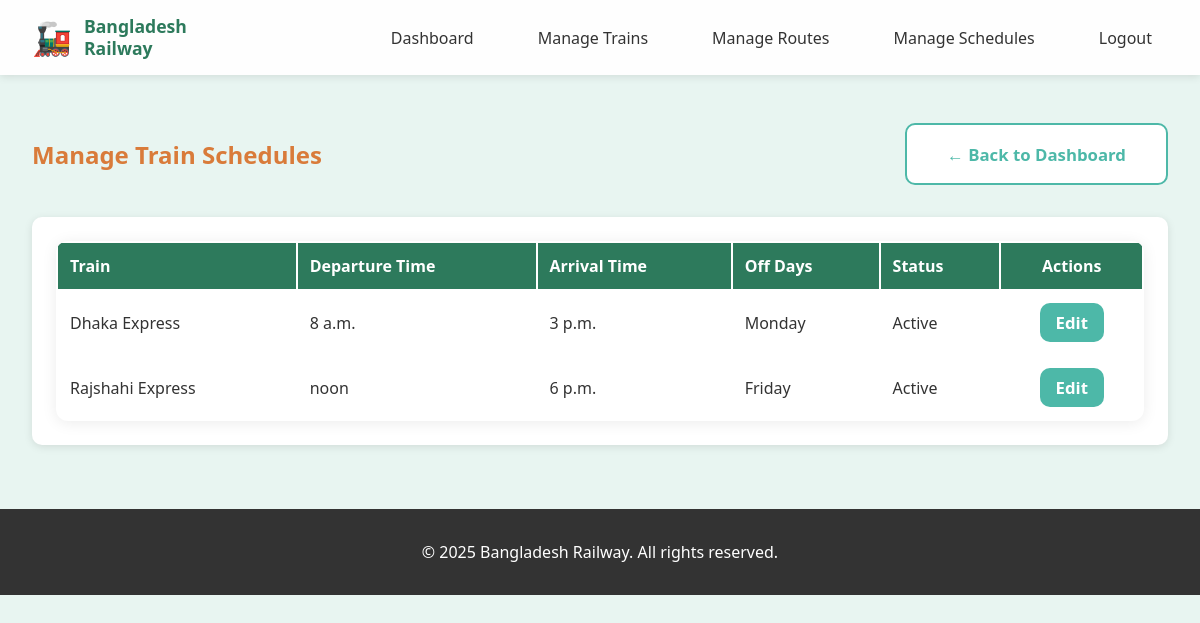
The app's page /manage/schedules/ (signed in) with its own data.
### trains/models.py (models this page shows, shortened)
class TrainSchedule(models.Model):
    train = models.OneToOneField(Train, on_delete=models.CASCADE, related_name='schedule')
    departure_time = models.TimeField(help_text="Default departure time")
    arrival_time = models.TimeField(help_text="Default arrival time at final destination")
    off_days = models.CharField(max_length=100, blank=True, null=True,
                                 help_text="Days when train doesn't run (e.g., Sunday,Monday)")
    status = models.CharField(max_length=20, default='active',
                              choices=[('active', 'Active'), ('suspended', 'Suspended')])
    class Meta:
        verbose_name = 'Train Schedule'
        verbose_name_plural = 'Train Schedules'

class Train(models.Model):
    CLASS_CHOICES = (
        ('AC', 'Air Conditioned'),
        ('Non-AC', 'Non Air Conditioned'),
        ('Sleeper', 'Sleeper'),
    )
    train_number = models.CharField(max_length=10, unique=True)
    train_name = models.CharField(max_length=100)
    total_seats = models.IntegerField(default=100, help_text="Total seats available")
    available_seats = models.IntegerField(default=100, help_text="Currently available seats")
    total_coaches = models.IntegerField(default=10)
    classes_available = models.CharField(max_length=100, help_text="e.g., AC,Non-AC,Sleeper")
    off_day = models.CharField(max_length=50, blank=True, null=True,
                                help_text="Days when train doesn't run (e.g., Sunday)")
    class Meta:
        ordering = ['train_name']
        verbose_name = 'Train'
        verbose_name_plural = 'Trains'

### trains/views.py (the view)
    @login_required
    def wrapper(request, *args, **kwargs):
        if not request.user.is_admin_user():
            messages.error(request, 'Access denied! Admin only.')
            return redirect('trains:home')
        return view_func(request, *args, **kwargs)

### accounts/models.py (called while the page is built)
    def is_admin_user(self):
        return self.role == 'admin'

### trains/views.py (called while the page is built)
def admin_required(view_func):
    @login_required
    def wrapper(request, *args, **kwargs):
        if not request.user.is_admin_user():
            messages.error(request, 'Access denied! Admin only.')
            return redirect('trains:home')
        return view_func(request, *args, **kwargs)
    return wrapper

@admin_required
def admin_schedule_list(request):
    schedules = TrainSchedule.objects.all().select_related('train')
    return render(request, 'trains/admin/schedule_list.html', {'schedules': schedules})

### templates/trains/admin/schedule_list.html (shortened to what this page needs)
{% extends 'base.html' %}
{% block content %}
<div class="container">
    <div style="display: flex; justify-content: space-between; align-items: center; margin: 2rem 0;">
        <h2 style="color: #D97B3A;">Manage Train Schedules</h2>
        <a href="{% url 'accounts:admin_dashboard' %}" class="btn btn-outline">← Back to Dashboard</a>
    </div>
    <div style="background: white; padding: 1.5rem; border-radius: 10px; box-shadow: 0 2px 8px rgba(0,0,0,0.1);">
        <table style="width: 100%;">
            <thead>
                <tr style="border-bottom: 2px solid #E0E0E0;">
                    <th style="padding: 0.75rem; text-align: left;">Train</th>
                    <th style="padding: 0.75rem; text-align: left;">Departure Time</th>
                    <th style="padding: 0.75rem; text-align: left;">Arrival Time</th>
                    <th style="padding: 0.75rem; text-align: left;">Off Days</th>
                    <th style="padding: 0.75rem; text-align: left;">Status</th>
                    <th style="padding: 0.75rem; text-align: center;">Actions</th>
                </tr>
            </thead>
            <tbody>
                {% for schedule in schedules %}
                <tr style="border-bottom: 1px solid #E0E0E0;">
                    <td style="padding: 0.75rem;">{{ schedule.train.train_name }}</td>
                    <td style="padding: 0.75rem;">{{ schedule.departure_time }}</td>
                    <td style="padding: 0.75rem;">{{ schedule.arrival_time }}</td>
                    <td style="padding: 0.75rem;">{{ schedule.off_days|default:"None" }}</td>
                    <td style="padding: 0.75rem;">{{ schedule.status|title }}</td>
                    <td style="padding: 0.75rem; text-align: center;">
                        <a href="{% url 'trains:admin_schedule_edit' schedule.id %}" class="btn btn-primary"
                            style="padding: 0.5rem 1rem;">Edit</a>
                    </td>
                </tr>
                {% endfor %}
            </tbody>
        </table>
    </div>
</div>
{% endblock %}

### static/css/style.css (style rules this page uses)
* { margin: 0; padding: 0; box-sizing: border-box; }
body { font-family: 'Segoe UI', Tahoma, Geneva, Verdana, sans-serif; background: #e8f5f1; min-height: 100vh; color: #333; }
.container { max-width: 1200px; margin: 0 auto; padding: 1rem 2rem; }
.btn { padding: 1.1rem 2.5rem; border: none; border-radius: 10px; font-size: 1.05rem; font-weight: 600; cursor: pointer; transition: all 0.3s ease; text-decoration: none; display: inline-block; }
.btn-primary, .btn-success, .btn-secondary { background: #4db8a8; color: white; }
.btn-outline { background: white; color: #4db8a8; border: 2px solid #4db8a8; }
table { width: 100%; background: white; border-radius: 12px; overflow: hidden; box-shadow: 0 2px 15px rgba(0, 0, 0, 0.08); }
table thead tr { background: #2D7A5C; color: white; }
table th { padding: 1rem; text-align: left; font-weight: 600; }
table tbody tr { border-bottom: 1px solid #f0f0f0; transition: background 0.2s; }
table td { padding: 1rem; }

### records on screen
TrainSchedule: train.train_name "Dhaka Express", departure_time "8 a.m.", arrival_time "3 p.m.", off_days "Monday", status "Active"
TrainSchedule: train.train_name "Rajshahi Express", departure_time "noon", arrival_time "6 p.m.", off_days "Friday", status "Active"
